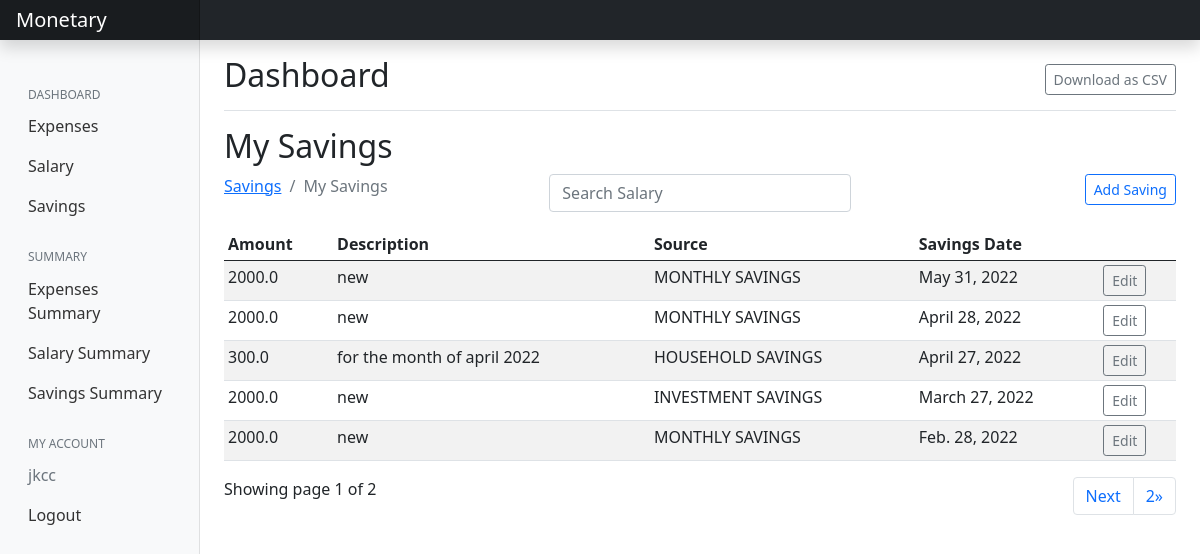
The app's page /saving/ (signed in), older data.
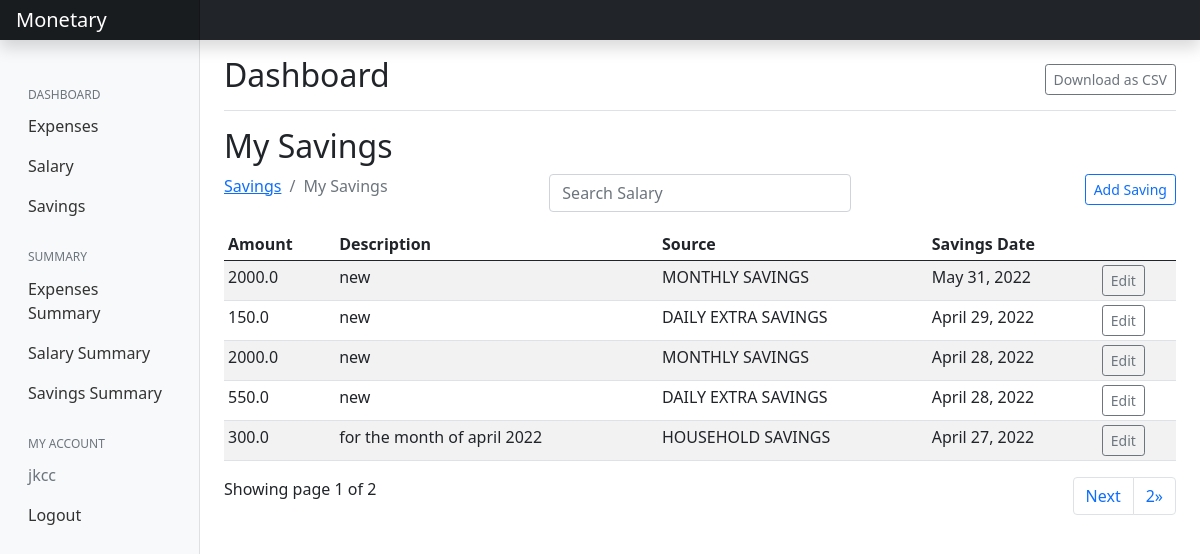
The same page, newer data.
### saving/models.py (models this page shows, shortened)
class Saving(models.Model):
    amount = models.FloatField()
    date = models.DateField(default=now)
    description = models.TextField()
    owner = models.ForeignKey(to=User, on_delete=models.CASCADE)
    source = models.CharField(max_length=200)
    class Meta:
        ordering = ['-date']

### saving/views.py (the view)
# urls.py: path('', views.index, name="expenses"),
@login_required(login_url='/accounts/login')
def index(request):
    sources = Source.objects.all()
    saving = Saving.objects.filter(owner=request.user)
    paginator = Paginator(saving, 5)
    page_num = request.GET.get('page')
    page_obj = Paginator.get_page(paginator, page_num)
    context = {
        'saving': saving,
        'page_obj': page_obj
    }
    return render(request, 'saving/index.html', context)

### saving/templates/saving/index.html (shortened to what this page needs)
{% extends 'base.html' %}
{% load static %}
{% block content %}
{% if saving.count %}
<div class="d-flex justify-content-between flex-wrap flex-md-nowrap align-items-center pt-3 pb-2 mb-3 border-bottom">
    <h1 class="h2">Dashboard</h1>
    <div class="btn-toolbar mb-2 mb-md-0">
       <a href="{% url 'saving-csv' %}" class="btn btn-outline-secondary btn-sm">Download as CSV</a>
    </div>
</div>
<h2>My Savings</h2>
<div class="row">
    <div class="col-md-4">
        <nav aria-label="breadcrumb">
            <ol class="breadcrumb">
                <li class="breadcrumb-item"><a href="{% url 'salary' %}">Savings</a></li>
                <li class="breadcrumb-item active" aria-current="page">My Savings</li>
            </ol>
        </nav>
    </div>
    <div class="col-md-4">
        <div class="form-group">
            <input type="text" class="form-control mb-3" id="searchField" placeholder="Search Salary">
        </div>
    </div>
    <div class="col-md-4">
        <a href="{% url 'add-saving' %}" class="btn btn-outline-primary btn-sm mb-3 float-end">Add Saving</a>
    </div>
</div>
<div class="app-table table-responsive">
    <table class="table table-striped table-sm">
        <thead>
            <tr>
                <th>Amount</th>
                <th>Description</th>
                <th>Source</th>
                <th>Savings Date</th>
                <th></th>
            </tr>
        </thead>
        <tbody>
            {% for saving in page_obj %}
            <tr>
                <td>{{saving.amount}}</td>
                <td>{{saving.description}}</td>
                <td>{{saving.source}}</td>
                <td>{{saving.date}}</td>
                <td><a href="{% url 'saving-edit' saving.id %}" class="btn btn-outline-secondary btn-sm">Edit</a></td>
            </tr>
            {% endfor %}
        </tbody>
    </table>
</div>
<div class="pagination-container">
    <div>
        Showing page {{ page_obj.number }} of {{ page_obj.paginator.num_pages }}
        <ul class="pagination align-right float-end mr-auto">
            {% if page_obj.has_next %}
            <li class="page-item"><a class="page-link" href="?page={{ page_obj.next_page_number }}">Next</a>
            </li>
            <li class="page-item"><a class="page-link"
                    href="?page={{ page_obj.paginator.num_pages }}">{{ page_obj.paginator.num_pages }}&raquo;</a>
            </li>
            {% endif %}
        </ul>
    </div>
</div>
{% endif %}
{% endblock %}

### templates/base.html (shortened to what this page needs)
{% load static %}
<!doctype html>
<html lang="en">
<head>
    <link href="{% static 'css/main.css' %}" rel="stylesheet">
    <link href="https://cdn.jsdelivr.net/npm/bootstrap@5.0.2/dist/css/bootstrap.min.css" rel="stylesheet"
>
</head>
<body>
    <header class="navbar navbar-dark bg-dark sticky-top flex-md-nowrap p-0 shadow">
        <a class="navbar-brand col-md-3 col-lg-2 me-0 px-3" href="{% url 'expenses' %}">Monetary</a>
    </header>
    <div class="container-fluid">
        <div class="row">
            <nav id="sidebarOption" class="col-md-3 col-lg-2 d-md-block bg-light sidebar collapse">
                <div class="position-sticky pt-3">
                    <ul class="nav flex-column">
                        <h6
                            class="sidebar-heading d-flex justify-content-between align-items-center px-3 mt-4 mb-1 text-muted">
                            <span>Dashboard</span>
                        </h6>
                        <li class="nav-item">
                            <a class="nav-link" href="{% url 'expenses' %}">
                                Expenses
                            </a>
                        </li>
                        <li class="nav-item">
                            <a class="nav-link" href="{% url 'salary' %}">
                                Salary
                            </a>
                        </li>
                        <li class="nav-item">
                            <a class="nav-link" href="{% url 'saving' %}">
                                Savings
                            </a>
                        </li>
                    </ul>
                    <h6
                        class="sidebar-heading d-flex justify-content-between align-items-center px-3 mt-4 mb-1 text-muted">
                        <span>Summary</span>
                    </h6>
                    <ul class="nav flex-column mb-2">
                        <li class="nav-item">
                            <a class="nav-link" href="{% url 'stats' %}">
                                Expenses Summary
                            </a>
                        </li>
                        <li class="nav-item">
                            <a class="nav-link" href="{% url 'salary-stats' %}">
                                Salary Summary
                            </a>
                        </li>
                        <li class="nav-item">
                            <a class="nav-link" href="{% url 'saving-stats' %}">
                                Savings Summary
                            </a>
                        </li>
                    </ul>
                    <h6
                        class="sidebar-heading d-flex justify-content-between align-items-center px-3 mt-4 mb-1 text-muted">
                        <span>My Account</span>
                    </h6>
                    <ul class="nav flex-column mb-2">
                        {% if user.is_authenticated %}
                            <li class="nav-item">
                                <a class="nav-link disabled" href="#">{{ request.user.username }}</a>
                            </li>
                            <li class="nav-item">
                                <a class="nav-link" href="{% url 'account_logout' %}">Logout</a>
                            </li>
                        {% endif %}
                    </ul>
                </div>
            </nav>
            <main class="col-md-9 ms-sm-auto col-lg-10 px-md-4">
                {% block content %}
                {% endblock %}
            </main>
        </div>
    </div>
</body>
</html>

### static/css/main.css (style rules this page uses)
body { font-size: .875rem; }
.sidebar { position: fixed; top: 0; bottom: 0; left: 0; z-index: 100; padding: 48px 0 0; box-shadow: inset -1px 0 0 rgba(0, 0, 0, .1); }
.sidebar .nav-link { font-weight: 500; color: #333; }
.sidebar-heading { font-size: .75rem; text-transform: uppercase; }
.navbar-brand { padding-top: .75rem; padding-bottom: .75rem; font-size: 1rem; background-color: rgba(0, 0, 0, .25); box-shadow: inset -1px 0 0 rgba(0, 0, 0, .25); }

Row changes from the older to the newer data that the page shows:
no longer on this page (row unchanged): Saving: amount "2000.0", description "new", source "INVESTMENT SAVINGS", date "March 27, 2022"
no longer on this page (row unchanged): Saving: amount "2000.0", description "new", source "MONTHLY SAVINGS", date "Feb. 28, 2022"
added Saving: amount "150.0", description "new", source "DAILY EXTRA SAVINGS", date "April 29, 2022"
added Saving: amount "550.0", description "new", source "DAILY EXTRA SAVINGS", date "April 28, 2022"
